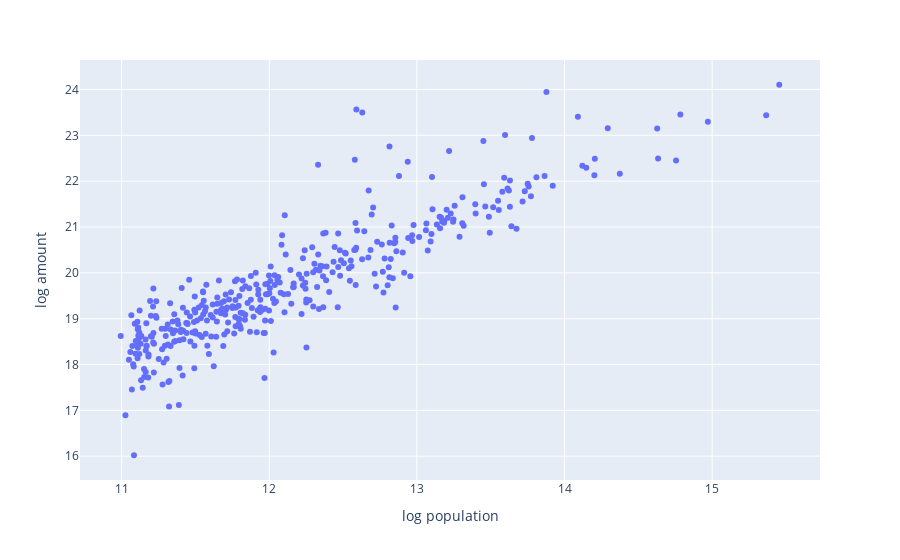

Here is the notebook cell this chart was saved with:
### Code cell
import plotly.express as px



df['log amount'] = np.log(df.amount)
df['log population'] = np.log(df.population)
df['log population'].isna().sum()
df=df.dropna(axis=0)

fig = px.scatter(df, y="log amount", x="log population", hover_data=["county_name",'State'])
fig.show()

### Figure 1 — Plotly figure (JSON) as saved in the notebook; plotly's stock layout.template omitted (floating-point values rounded to 4 significant figures; data arrays with more than 128 entries replaced by an {"elided": "..."} marker saying what was removed)
{"data": [{"customdata": {"elided": "391x2 str values"}, "hovertemplate": "log population=%{x}<br>log amount=%{y}<br>county_name=%{customdata[0]}<br>State=%{customdata[1]}<extra></extra>", "legendgroup": "", "marker": {"color": "#636efa", "symbol": "circle"}, "mode": "markers", "name": "", "orientation": "v", "showlegend": false, "type": "scatter", "x": {"elided": "391 float values"}, "xaxis": "x", "y": {"elided": "391 float values"}, "yaxis": "y"}], "layout": {"legend": {"tracegroupgap": 0}, "margin": {"t": 60}, "xaxis": {"anchor": "y", "domain": [0, 1], "title": {"text": "log population"}}, "yaxis": {"anchor": "x", "domain": [0, 1], "title": {"text": "log amount"}}}}
